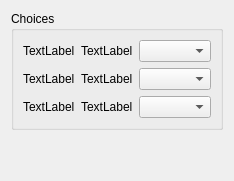
         <widget class="QWidget" name="page_quality">
          <layout class="QVBoxLayout" name="lv_page_quality">
           <item>
            <widget class="QGroupBox" name="gb_choices">
             <property name="sizePolicy">
              <sizepolicy hsizetype="Preferred" vsizetype="Fixed">
               <horstretch>0</horstretch>
               <verstretch>0</verstretch>
              </sizepolicy>
             </property>
             <property name="title">
              <string>Choices</string>
             </property>
             <layout class="QVBoxLayout" name="lv_choices">
              <item>
               <layout class="QHBoxLayout" name="lh_choices_quality_audio" stretch="0,0,50">
                <item>
                 <widget class="QLabel" name="l_icon_quality_audio">
                  <property name="sizePolicy">
                   <sizepolicy hsizetype="Fixed" vsizetype="Fixed">
                    <horstretch>0</horstretch>
                    <verstretch>0</verstretch>
                   </sizepolicy>
                  </property>
                  <property name="text">
                   <string>TextLabel</string>
                  </property>
                 </widget>
                </item>
                <item>
                 <widget class="QLabel" name="l_quality_audio">
                  <property name="sizePolicy">
                   <sizepolicy hsizetype="Fixed" vsizetype="Fixed">
                    <horstretch>0</horstretch>
                    <verstretch>0</verstretch>
                   </sizepolicy>
                  </property>
                  <property name="text">
                   <string>TextLabel</string>
                  </property>
                 </widget>
                </item>
                <item>
                 <widget class="QComboBox" name="c_quality_audio">
                  <property name="placeholderText">
                   <string>text</string>
                  </property>
                 </widget>
                </item>
               </layout>
              </item>
              <item>
               <layout class="QHBoxLayout" name="lh_choices_quality_video" stretch="0,0,50">
                <item>
                 <widget class="QLabel" name="l_icon_quality_video">
                  <property name="sizePolicy">
                   <sizepolicy hsizetype="Fixed" vsizetype="Fixed">
                    <horstretch>0</horstretch>
                    <verstretch>0</verstretch>
                   </sizepolicy>
                  </property>
                  <property name="text">
                   <string>TextLabel</string>
                  </property>
                 </widget>
                </item>
                <item>
                 <widget class="QLabel" name="l_quality_video">
                  <property name="sizePolicy">
                   <sizepolicy hsizetype="Fixed" vsizetype="Fixed">
                    <horstretch>0</horstretch>
                    <verstretch>0</verstretch>
                   </sizepolicy>
                  </property>
                  <property name="text">
                   <string>TextLabel</string>
                  </property>
                 </widget>
                </item>
                <item>
                 <widget class="QComboBox" name="c_quality_video">
                  <property name="placeholderText">
                   <string>text</string>
                  </property>
                 </widget>
                </item>
               </layout>
              </item>
              <item>
               <layout class="QHBoxLayout" name="lh_choices_cover_dimension" stretch="0,0,50">
                <property name="sizeConstraint">
                 <enum>QLayout::SizeConstraint::SetDefaultConstraint</enum>
                </property>
                <item>
                 <widget class="QLabel" name="l_icon_metadata_cover_dimension">
                  <property name="sizePolicy">
                   <sizepolicy hsizetype="Fixed" vsizetype="Fixed">
                    <horstretch>0</horstretch>
                    <verstretch>0</verstretch>
                   </sizepolicy>
                  </property>
                  <property name="text">
                   <string>TextLabel</string>
                  </property>
                 </widget>
                </item>
                <item>
                 <widget class="QLabel" name="l_metadata_cover_dimension">
                  <property name="sizePolicy">
                   <sizepolicy hsizetype="Fixed" vsizetype="Fixed">
                    <horstretch>0</horstretch>
                    <verstretch>0</verstretch>
                   </sizepolicy>
                  </property>
                  <property name="text">
                   <string>TextLabel</string>
                  </property>
                 </widget>
                </item>
                <item>
                 <widget class="QComboBox" name="c_metadata_cover_dimension">
                  <property name="sizePolicy">
                   <sizepolicy hsizetype="Preferred" vsizetype="Fixed">
                    <horstretch>10</horstretch>
                    <verstretch>0</verstretch>
                   </sizepolicy>
                  </property>
                  <property name="placeholderText">
                   <string>text</string>
                  </property>
                 </widget>
                </item>
               </layout>
              </item>
             </layout>
            </widget>
           </item>
           <item>
            <spacer name="vs_page_quality">
             <property name="orientation">
              <enum>Qt::Orientation::Vertical</enum>
             </property>
             <property name="sizeHint" stdset="0">
              <size>
               <width>20</width>
               <height>40</height>
              </size>
             </property>
            </spacer>
           </item>
          </layout>
         </widget>
